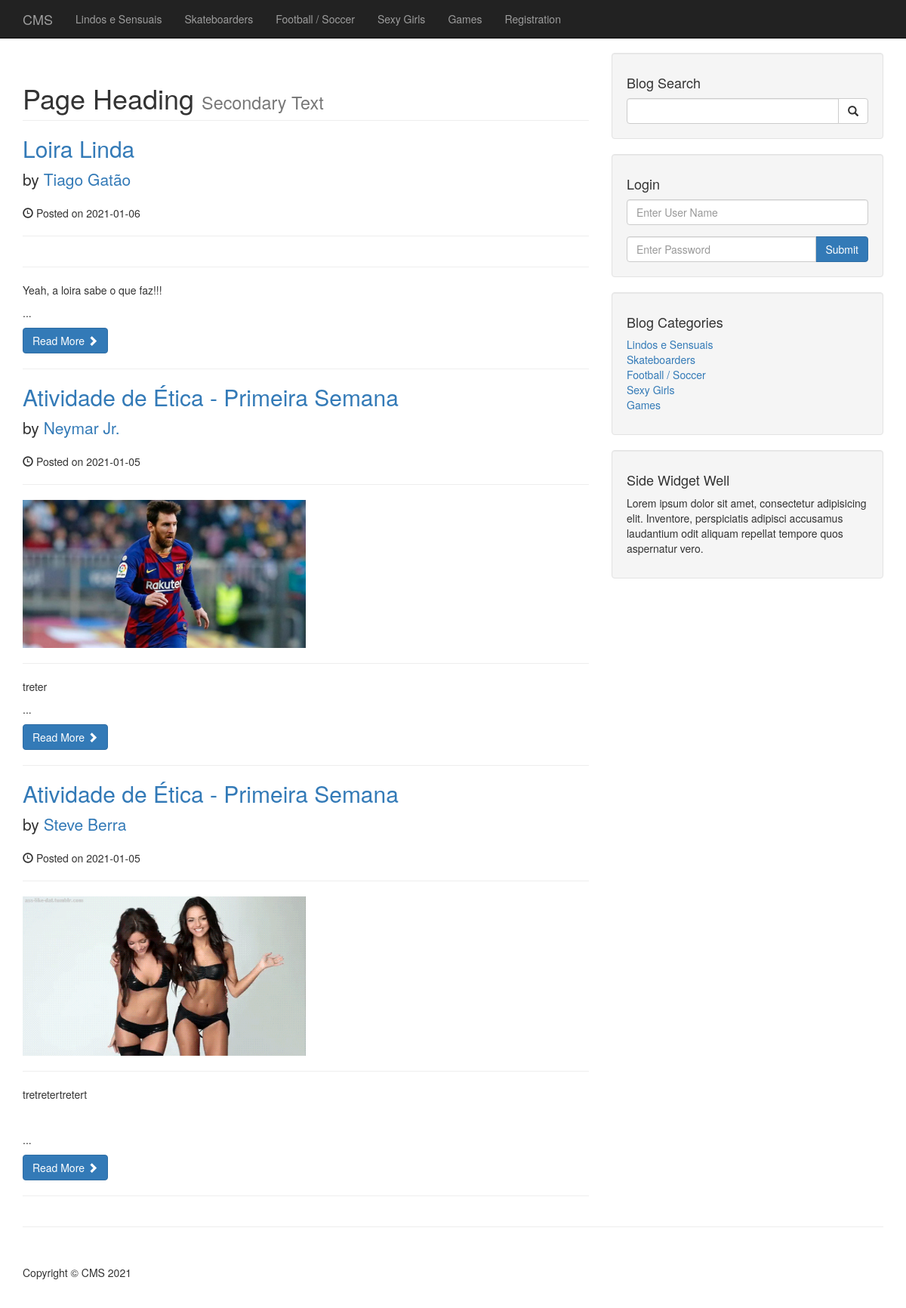
The page /category.php?category=11 on the database as committed earlier.
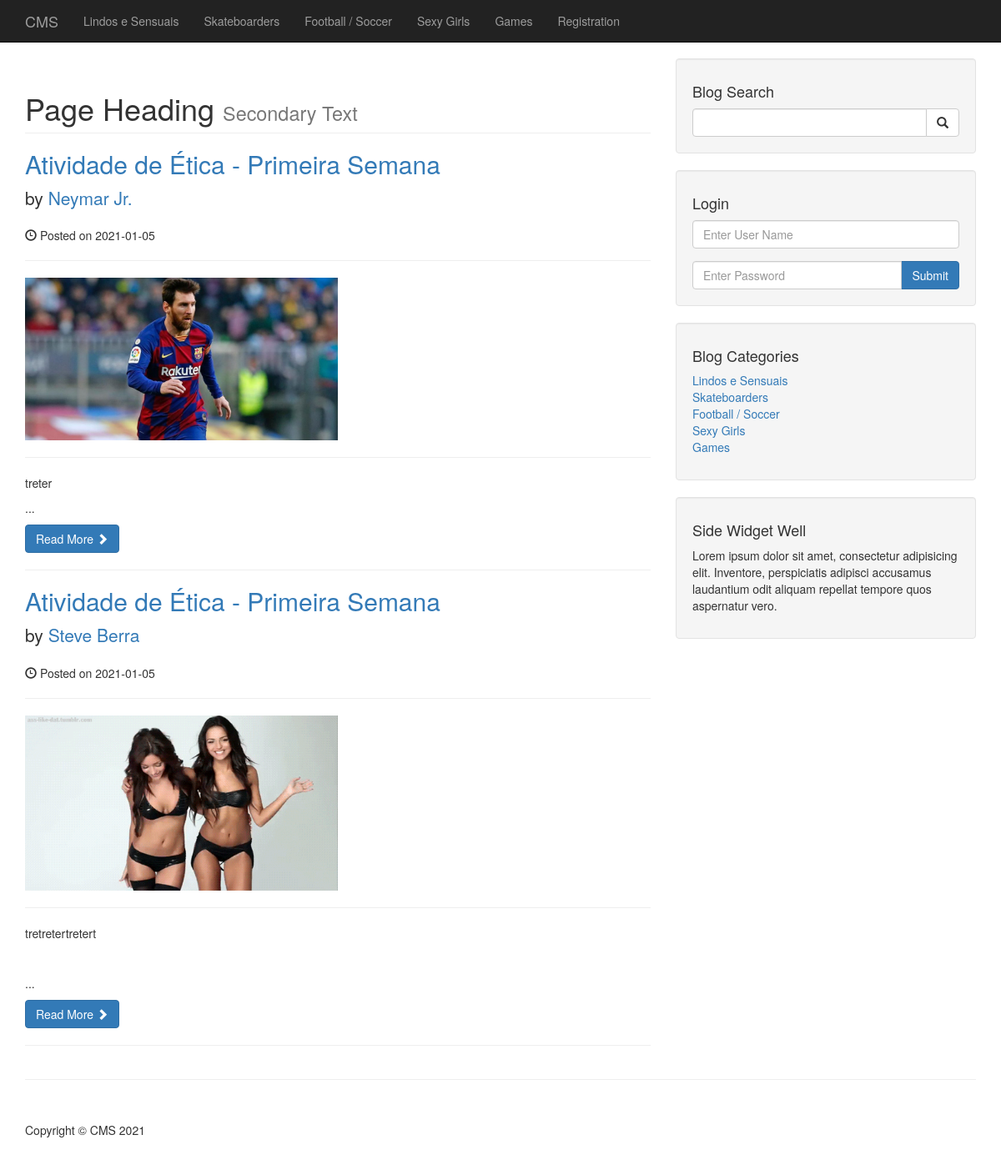
The same page on the database as committed later.
### tables this page shows
CREATE TABLE `categories` (
  `cat_id` int(3) NOT NULL,
  `cat_title` varchar(255) NOT NULL
);

CREATE TABLE `posts` (
  `post_id` int(3) NOT NULL,
  `post_category_id` int(3) NOT NULL,
  `post_title` varchar(255) NOT NULL,
  `post_author` varchar(255) NOT NULL,
  `post_date` date NOT NULL,
  `post_image` text NOT NULL,
  `post_content` text NOT NULL,
  `post_tags` varchar(255) NOT NULL,
  `post_comment_count` int(11) NOT NULL DEFAULT '0',
  `post_status` varchar(255) DEFAULT 'Draft'
);

### category.php (the view)
<?php require('includes/header.php'); ?>
    <?php require('includes/navigation.php'); ?>
    <div class="container">
        <div class="row">
            <div class="col-md-8">
                <h1 class="page-header">
                    Page Heading
                    <small>Secondary Text</small>
                </h1>
                <?php
                    if (isset($_GET['category'])) {
                        $post_category = $_GET['category'];
                    }
                    $query = "SELECT * FROM posts WHERE post_category_id = $post_category AND post_status = 'Published' ORDER BY post_id DESC";
                    $select_all_posts_query = mysqli_query($connection, $query);
                    while ($row = mysqli_fetch_assoc($select_all_posts_query)) {
                        $post_id = $row['post_id'];
                        $post_title = $row['post_title'];
                        $post_author = $row['post_author'];
                        $post_date = $row['post_date'];
                        $post_image = $row['post_image'];
                        $post_content = substr($row['post_content'], 0, 100) . "...";
                        ?>
                        <h2>
                            <a href="post.php?p_id=<?php echo $post_id ?>"><?php echo $post_title; ?></a>
                        </h2>
                        <p class="lead">
                            by <a href="index.php"><?php echo $post_author; ?></a>
                        </p>
                        <p>
                            <span class="glyphicon glyphicon-time">
                            </span>
                            Posted on <?php echo $post_date; ?>
                        </p>
                        <hr>
                        <a href="post.php?p_id=<?php echo $post_id ?>">
                            <img class="img-responsive" style="width: 50%;" src="images/<?php echo $post_image; ?>" alt="">
                        </a>
                        <hr>
                        <p>
                            <?php echo $post_content; ?>
                        </p>
                        <a class="btn btn-primary" href="post.php?p_id=<?php echo $post_id ?>">
                            Read More
                            <span class="glyphicon glyphicon-chevron-right">
                            </span>
                        </a>
                        <hr>
                        <?php
                    }
                ?>
            </div>
            <?php require('includes/sidebar.php'); ?>
        </div>
        <hr>
<?php require('includes/footer.php'); ?>

### includes/header.php (shortened to what this page needs)
<!DOCTYPE html>
<html lang="en">
<head>
    <link href="css/bootstrap.min.css" rel="stylesheet">
    <link href="css/blog-home.css" rel="stylesheet">
</head>
<body>

### includes/navigation.php (shortened to what this page needs)
<?php require('includes/db.php'); ?>
<nav class="navbar navbar-inverse navbar-fixed-top" role="navigation">
  <div class="container">
    <div class="navbar-header">
      <a class="navbar-brand" href="index.php">CMS</a>
    </div>
    <div class="collapse navbar-collapse" id="bs-example-navbar-collapse-1">
      <ul class="nav navbar-nav">
        <?php
          $query = "SELECT * FROM categories;";
          $select_all_categories_query = mysqli_query($connection, $query);
          while ($row = mysqli_fetch_assoc($select_all_categories_query)) {
            $the_cat_id = $row['cat_id'];
            ?>
              <li>
                <a href="category.php?category=<?= $the_cat_id ?>"><?php echo $row['cat_title']; ?></a>
              </li>
            <?php
          }
        ?>
          <li>
              <a href="registration.php">Registration</a>
          </li>
      </ul>
    </div>
  </div>
</nav>

### includes/sidebar.php
<div class="col-md-4" style="position: -webkit-sticky; position: sticky; top: -70px;">
    <div class="well">
        <h4>Blog Search</h4>
        <form action="search.php" method="post">
            <div class="input-group">
                <input name="search" type="text" class="form-control">
                <span class="input-group-btn">
                    <button name="submit" class="btn btn-default" type="submit">
                        <span class="glyphicon glyphicon-search"></span>
                </button>
                </span>
            </div>
        </form>
    </div>
    <div class="well">
        <h4>Login</h4>
        <form action="includes/login.php" method="post">
            <div class="form-group">
                <input name="user_name" type="text" class="form-control" placeholder="Enter User Name" id="user_name" style="margin-bottom: 5px;">
            </div>
            <div class="input-group">
                <input name="password" type="password" class="form-control" placeholder="Enter Password" id="password">
                <span class="input-group-btn">
                    <button class="btn btn-primary" name="login" type="submit">
                        Submit
                    </button>
                </span>
            </div>
        </form>
    </div>
    <div class="well">
        <?php
          $query = "SELECT * FROM categories;";
          $select_categories_sidebar = mysqli_query($connection, $query);
        ?>
        <h4>Blog Categories</h4>
        <div class="row">
            <div class="col-lg-12">
                <ul class="list-unstyled">
                    <?php
    while ($row = mysqli_fetch_assoc($select_categories_sidebar))
    {
        $the_cat_id = $row['cat_id'];
        ?>
          <li>
            <a href="category.php?category=<?= $the_cat_id ?>"><?php echo $row['cat_title']; ?></a>
          </li>
        <?php
    } ?>
                </ul>
            </div>
        </div>
    </div>
   <?php require('widget.php'); ?>
</div>

### includes/widget.php
 <div class="well">
    <h4>Side Widget Well</h4>
    <p>Lorem ipsum dolor sit amet, consectetur adipisicing elit. Inventore, perspiciatis adipisci accusamus laudantium odit aliquam repellat tempore quos aspernatur vero.</p>
</div>

### includes/footer.php (shortened to what this page needs)
        <footer>
            <div class="row">
                <div class="col-lg-12">
                    <p>Copyright &copy; CMS <?= date("Y") ?></p>
                </div>
            </div>
        </footer>
    </div>
</body>
</html>

### css/blog-home.css (style rules this page uses)
body { padding-top: 70px; }
footer { margin: 50px 0; }

Rows that differ between the two databases and show on the page:
removed posts: post_title "Loira Linda", post_author "Tiago Gatão", post_date "2021-01-06", post_content "Yeah, a loira sabe o que faz!!! ..."
